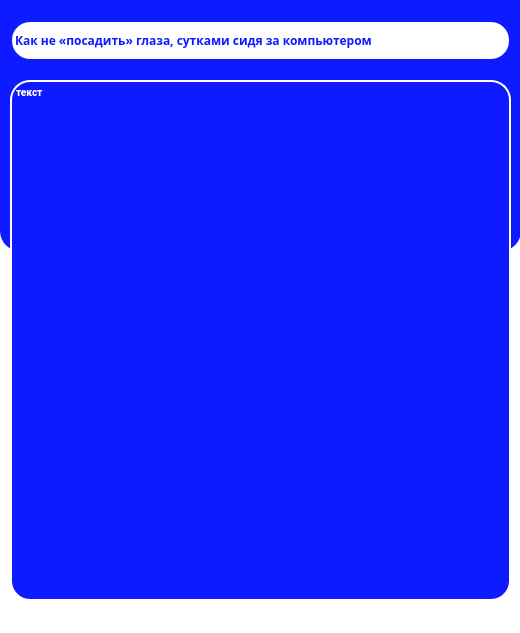
<?xml version="1.0" encoding="UTF-8"?>
<ui version="4.0">
 <class>Form</class>
 <widget class="QWidget" name="Form">
  <property name="geometry">
   <rect>
    <x>0</x>
    <y>0</y>
    <width>520</width>
    <height>633</height>
   </rect>
  </property>
  <property name="windowTitle">
   <string>Рекомендации</string>
  </property>
  <property name="styleSheet">
   <string notr="true">background-color : rgb(255,255,255)</string>
  </property>
  <widget class="QTextEdit" name="textEdit">
   <property name="geometry">
    <rect>
     <x>10</x>
     <y>80</y>
     <width>501</width>
     <height>521</height>
    </rect>
   </property>
   <property name="font">
    <font>
     <family>Roboto Black</family>
     <stylestrategy>PreferAntialias</stylestrategy>
    </font>
   </property>
   <property name="styleSheet">
    <string notr="true">background-color :rgb(14, 26, 255); 
color :rgb(255, 255, 255);
border-radius: 20px;
border: 2px solid #094065;
border-color: rgb(255, 255, 255)</string>
   </property>
   <property name="html">
    <string>&lt;!DOCTYPE HTML PUBLIC &quot;-//W3C//DTD HTML 4.0//EN&quot; &quot;http://www.w3.org/TR/REC-html40/strict.dtd&quot;&gt;
&lt;html&gt;&lt;head&gt;&lt;meta name=&quot;qrichtext&quot; content=&quot;1&quot; /&gt;&lt;style type=&quot;text/css&quot;&gt;
p, li { white-space: pre-wrap; }
&lt;/style&gt;&lt;/head&gt;&lt;body style=&quot; font-family:'Roboto Black'; font-size:7.8pt; font-weight:400; font-style:normal;&quot;&gt;
&lt;p style=&quot; margin-top:12px; margin-bottom:12px; margin-left:0px; margin-right:0px; -qt-block-indent:0; text-indent:0px;&quot;&gt;&lt;span style=&quot; font-family:'Montserrat Black'; font-weight:600;&quot;&gt;текст&lt;/span&gt;&lt;/p&gt;&lt;/body&gt;&lt;/html&gt;</string>
   </property>
  </widget>
  <widget class="QFrame" name="frame">
   <property name="geometry">
    <rect>
     <x>0</x>
     <y>-20</y>
     <width>521</width>
     <height>271</height>
    </rect>
   </property>
   <property name="layoutDirection">
    <enum>Qt::LeftToRight</enum>
   </property>
   <property name="autoFillBackground">
    <bool>false</bool>
   </property>
   <property name="styleSheet">
    <string notr="true">background-color: rgb(14, 26, 255);
border-radius: 20px;</string>
   </property>
   <property name="frameShape">
    <enum>QFrame::StyledPanel</enum>
   </property>
   <property name="frameShadow">
    <enum>QFrame::Raised</enum>
   </property>
   <widget class="QLabel" name="label">
    <property name="geometry">
     <rect>
      <x>10</x>
      <y>40</y>
      <width>501</width>
      <height>41</height>
     </rect>
    </property>
    <property name="font">
     <font>
      <family>Montserrat Black</family>
      <pointsize>9</pointsize>
      <weight>75</weight>
      <bold>true</bold>
      <stylestrategy>PreferAntialias</stylestrategy>
     </font>
    </property>
    <property name="styleSheet">
     <string notr="true">background-color :rgb(255, 255, 255); 
color :rgb(14, 26, 255);
border-radius: 20px;
border: 2px solid #094065;
border-color: rgb(14, 26, 255);</string>
    </property>
    <property name="text">
     <string>Как не «посадить» глаза, сутками сидя за компьютером</string>
    </property>
   </widget>
  </widget>
  <zorder>frame</zorder>
  <zorder>textEdit</zorder>
 </widget>
 <resources/>
 <connections/>
</ui>
